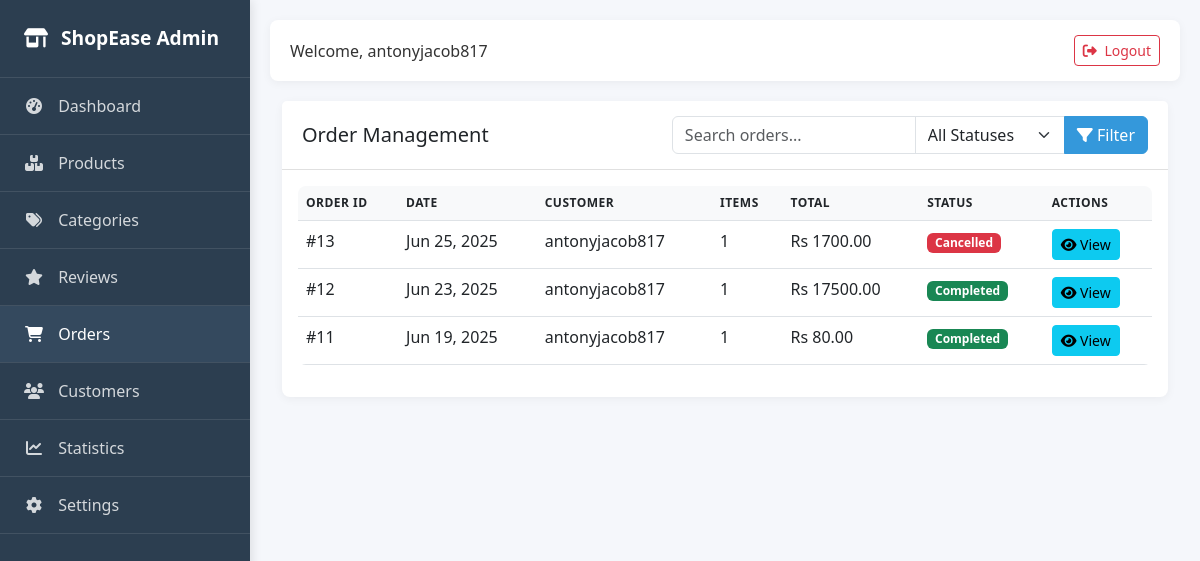
Page /ecomadmin/orders/ (signed in) on the committed database.
### client_app/models.py (models this page shows)
class Order(models.Model):
    user = models.ForeignKey(User, on_delete=models.SET_NULL, null=True)  # If you have user accounts
    session_key = models.CharField(max_length=100, blank=True)  # For guest checkouts
    total_amount = models.DecimalField(max_digits=10, decimal_places=2)
    created_at = models.DateTimeField(auto_now_add=True)
    status = models.CharField(max_length=20, default='pending',
                            choices=[
                                ('pending', 'Pending'),
                                ('completed', 'Completed'),
                                ('cancelled', 'Cancelled')
                            ])

### client_app/views.py (the view)
# urls.py: path('orders/', views.admin_order_list, name='admin_order_list'),
@login_required
@user_passes_test(is_admin)
def admin_order_list(request):
    orders = Order.objects.all().order_by('-created_at')
    search_query = request.GET.get('search', '')
    if search_query:
        orders = orders.filter(
            Q(id__icontains=search_query) |
            Q(user__username__icontains=search_query) |
            Q(items__product_name__icontains=search_query)
        ).distinct()
    status_filter = request.GET.get('status', '')
    if status_filter:
        orders = orders.filter(status=status_filter)
    paginator = Paginator(orders, 20)
    page_number = request.GET.get('page')
    page_obj = paginator.get_page(page_number)
    context = {
        'orders': page_obj,
        'search_query': search_query,
        'selected_status': status_filter,
    }
    return render(request, 'ecomadmin/order_list.html', context)

### client_app/views.py (called while the page is built)
def is_admin(user):
    return user.is_authenticated and (user.is_superuser or user.is_staff)

### client_app/templates/ecomadmin/order_list.html (shortened to what this page needs)
{% extends 'ecomadmin/base.html' %}
{% block content %}
<div class="card">
    <div class="card-header d-flex justify-content-between align-items-center">
        <h5 class="mb-0">Order Management</h5>
        <form method="GET" class="d-flex">
            <div class="input-group">
                <input type="text" name="search" class="form-control" placeholder="Search orders..."
                       value="{{ search_query }}">
                <select name="status" class="form-select" style="max-width: 150px;">
                    <option value="">All Statuses</option>
                </select>
                <button class="btn btn-primary" type="submit">
                    <i class="fas fa-filter"></i> Filter
                </button>
            </div>
        </form>
    </div>
    <div class="card-body">
        <div class="table-responsive">
            <table class="table table-hover">
                <thead>
                    <tr>
                        <th>Order ID</th>
                        <th>Date</th>
                        <th>Customer</th>
                        <th>Items</th>
                        <th>Total</th>
                        <th>Status</th>
                        <th>Actions</th>
                    </tr>
                </thead>
                <tbody>
                    {% for order in orders %}
                    <tr>
                        <td>#{{ order.id }}</td>
                        <td>{{ order.created_at|date:"M d, Y" }}</td>
                        <td>
                            {% if order.user %}
                                {{ order.user.username }}
                            {% else %}
                                Guest
                            {% endif %}
                        </td>
                        <td>{{ order.items.count }}</td>
                        <td>Rs {{ order.total_amount }}</td>
                        <td>
                            <span class="badge
                                {% if order.status == 'completed' %}bg-success
                                {% elif order.status == 'cancelled' %}bg-danger
                                {% else %}bg-warning text-dark{% endif %}">
                                {{ order.status|title }}
                            </span>
                        </td>
                        <td>
                            <a href="{% url 'admin_order_detail' order.id %}" class="btn btn-sm btn-info">
                                <i class="fas fa-eye"></i> View
                            </a>
                        </td>
                    </tr>
                    {% empty %}
                    <tr>
                        <td colspan="7" class="text-center">No orders found</td>
                    </tr>
                    {% endfor %}
                </tbody>
            </table>
        </div>
    </div>
</div>
{% endblock %}

### client_app/templates/ecomadmin/base.html (shortened to what this page needs)
<!DOCTYPE html>
<html lang="en">
<head>
    <link href="https://cdn.jsdelivr.net/npm/bootstrap@5.3.0/dist/css/bootstrap.min.css" rel="stylesheet">
    <link rel="stylesheet" href="https://cdnjs.cloudflare.com/ajax/libs/font-awesome/6.4.0/css/all.min.css">
</head>
<body>
    {% if user.is_authenticated and user.is_staff %}
    <div class="sidebar">
        <div class="sidebar-brand">
            <i class="fas fa-store-alt me-2"></i>
            ShopEase Admin
        </div>
        <ul class="sidebar-nav">
            <li class="sidebar-item">
                <a href="{% url 'admin_dashboard' %}"
                    class="sidebar-link {% if request.path == '/ecomadmin/dashboard/' %}active{% endif %}">
                    <i class="fas fa-tachometer-alt"></i>
                    Dashboard
                </a>
            </li>
            <li class="sidebar-item">
                <a href="{% url 'admin_product_management' %}"
                    class="sidebar-link {% if request.path == '/ecomadmin/products/' %}active{% endif %}">
                    <i class="fas fa-boxes"></i>
                    Products
                </a>
            </li>
            <li class="sidebar-item">
                <a href="#" class="sidebar-link">
                    <i class="fas fa-tags"></i>
                    Categories
                </a>
            </li>
            <li class="sidebar-item">
                <a href="#" class="sidebar-link">
                    <i class="fas fa-star"></i>
                    Reviews
                </a>
            </li>
            <li class="sidebar-item">
                <a href="{% url 'admin_order_list' %}"
                    class="sidebar-link {% if request.path == '/ecomadmin/orders/' %}active{% endif %}">
                    <i class="fas fa-shopping-cart"></i>
                    Orders
                </a>
            </li>
            <li class="sidebar-item">
                <a href="#" class="sidebar-link">
                    <i class="fas fa-users"></i>
                    Customers
                </a>
            </li>
            <li class="sidebar-item">
                <a href="#" class="sidebar-link">
                    <i class="fas fa-chart-line"></i>
                    Statistics
                </a>
            </li>
            <li class="sidebar-item">
                <a href="#" class="sidebar-link">
                    <i class="fas fa-cog"></i>
                    Settings
                </a>
            </li>
        </ul>
    </div>
    <div class="main-content">
        <div class="top-navbar">
            <div class="d-flex justify-content-between align-items-center">
                <span class="me-3">Welcome, {{ user.username }}</span>
                <div>
                    <a href="{% url 'logout' %}" class="btn btn-sm btn-outline-danger">
                        <i class="fas fa-sign-out-alt me-1"></i>
                        Logout
                    </a>
                </div>
            </div>
        </div>
        <div class="container-fluid">
            {% block content %}{% endblock %}
        </div>
    </div>
    {% else %}
    {% block login_content %}{% endblock %}
    {% endif %}
</body>
</html>

### client_app/templates/ecomadmin/base.html (style rules this page uses)
:root { --sidebar-bg: #2c3e50; --sidebar-active: #34495e; --primary-color: #3498db; --success-color: #2ecc71; --danger-color: #e74c3c; --text-color: #333; --light-gray: #f8f9fa; --border-color: #e0e0e0; }
body { font-family: 'Segoe UI', Tahoma, Geneva, Verdana, sans-serif; background-color: #f5f7fb; color: var(--text-color); min-height: 100vh; }
.sidebar { background-color: var(--sidebar-bg); min-height: 100vh; width: 250px; position: fixed; top: 0; left: 0; box-shadow: 2px 0 10px rgba(0, 0, 0, 0.1); z-index: 1000; }
.sidebar-brand { padding: 1.5rem; color: white; font-weight: 600; font-size: 1.2rem; border-bottom: 1px solid rgba(255, 255, 255, 0.1); }
.sidebar-nav { padding: 0; list-style: none; }
.sidebar-item { border-bottom: 1px solid rgba(255, 255, 255, 0.1); }
.sidebar-link { color: rgba(255, 255, 255, 0.8); padding: 1rem 1.5rem; display: block; text-decoration: none; transition: all 0.3s; }
.sidebar-link:hover, .sidebar-link.active { color: white; background-color: var(--sidebar-active); }
.sidebar-link i { width: 20px; margin-right: 10px; text-align: center; }
.main-content { margin-left: 250px; padding: 20px; min-height: 100vh; }
.top-navbar { background-color: white; box-shadow: 0 2px 10px rgba(0, 0, 0, 0.05); padding: 15px 20px; margin-bottom: 20px; border-radius: 8px; }
.card { border: none; border-radius: 8px; box-shadow: 0 2px 10px rgba(0, 0, 0, 0.05); margin-bottom: 20px; }
.card-header { background-color: white; border-bottom: 1px solid var(--border-color); padding: 15px 20px; font-weight: 600; }
.btn-primary { background-color: var(--primary-color); border-color: var(--primary-color); }
.table { border-radius: 8px; overflow: hidden; }
.table th { background-color: var(--light-gray); font-weight: 600; text-transform: uppercase; font-size: 0.75rem; letter-spacing: 0.5px; border-top: none; }

### rows in the picture
Order: id "13", created_at "Jun 25, 2025", user.username "antonyjacob817", items.count "1", total_amount "1700.00", status "Cancelled"
Order: id "12", created_at "Jun 23, 2025", user.username "antonyjacob817", items.count "1", total_amount "17500.00", status "Completed"
Order: id "11", created_at "Jun 19, 2025", user.username "antonyjacob817", items.count "1", total_amount "80.00", status "Completed"

### other values in the picture
{{ user.username }} "antonyjacob817"
